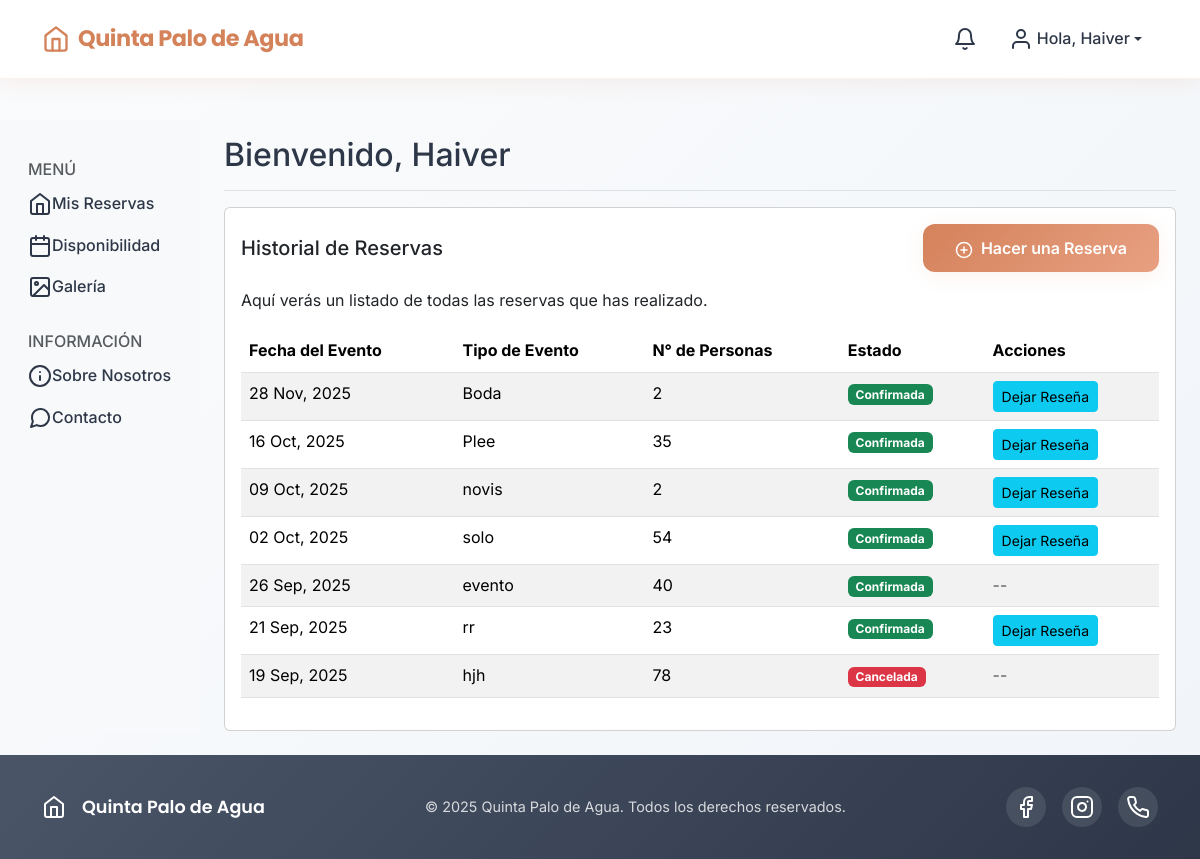
The page /reservas/panel/ (signed in) on the database as committed earlier.
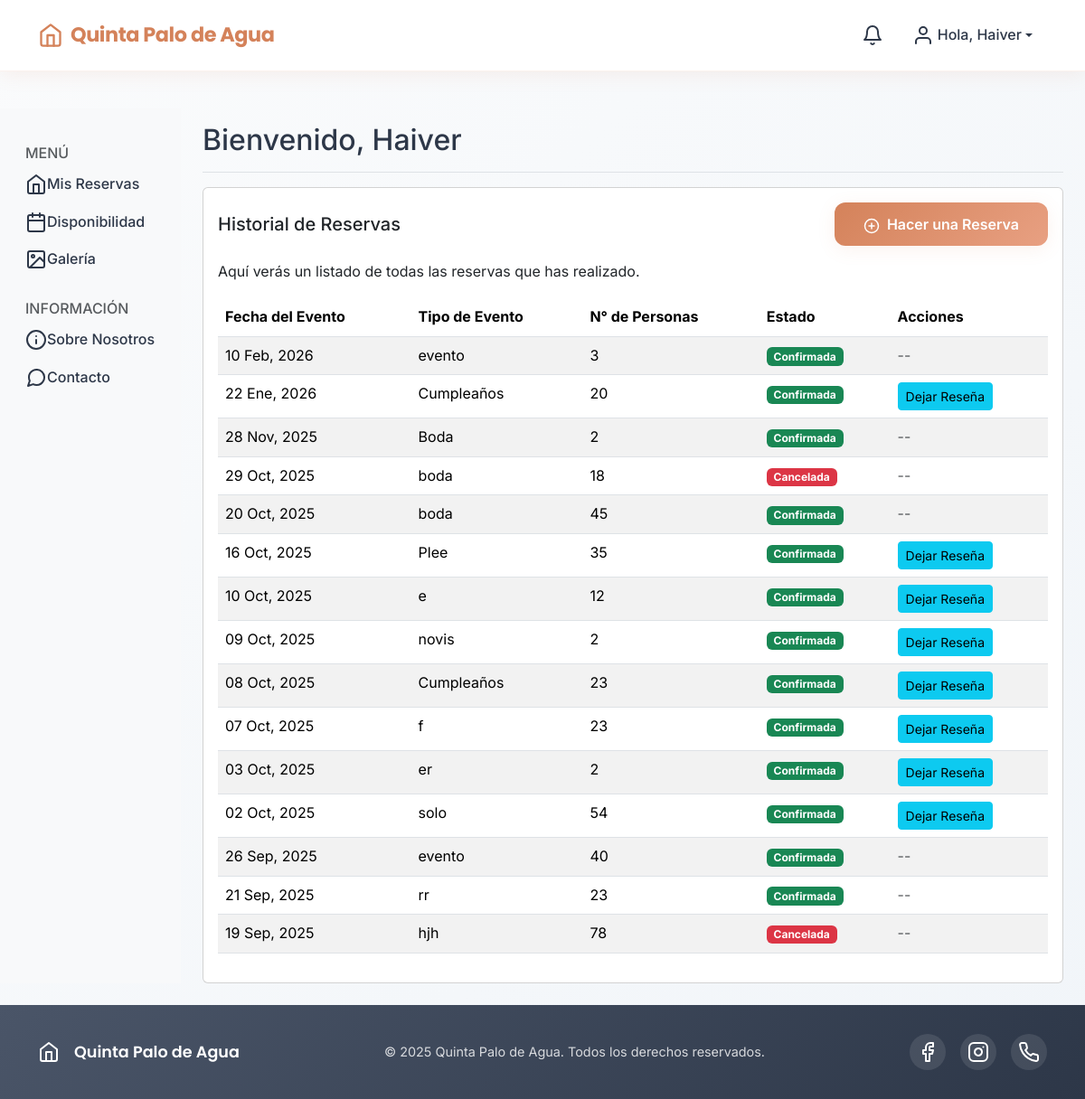
The same page on the database as committed later.
### reservas/models.py (models this page shows, shortened)
class Reserva(models.Model):
    usuario = models.ForeignKey(User, on_delete=models.CASCADE, related_name='reservas')
    fecha_reserva = models.DateField(verbose_name="Fecha del Evento")
    numero_personas = models.PositiveIntegerField(verbose_name="Número de Personas")
    tipo_evento = models.CharField(max_length=100, verbose_name="Tipo de Evento")
    ESTADO_CHOICES = [
        ('pendiente', 'Pendiente'),
        ('esperando_pago', 'Esperando Pago'), # Nuevo estado
        ('confirmada', 'Confirmada'),
        ('cancelada', 'Cancelada'),
    ]
    estado = models.CharField(max_length=15, choices=ESTADO_CHOICES, default='pendiente')
    precio = models.DecimalField(max_digits=10, decimal_places=2, default=0.00, verbose_name="Precio de la Reserva")
    hora_ingreso = models.TimeField(null=True, blank=True, verbose_name="Hora de Ingreso")
    hora_salida = models.TimeField(null=True, blank=True, verbose_name="Hora de Salida")
    detalles_privilegios = models.TextField(blank=True, verbose_name="Privilegios Incluidos", help_text="Ej: Acceso a piscina, 2 habitaciones, uso de la cocina.")
    penalizacion_tardia = models.DecimalField(max_digits=10, decimal_places=2, default=50000.00, verbose_name="Penalización por Hora Extra")
    fecha_esperando_pago = models.DateTimeField(null=True, blank=True, editable=False)
    class Meta:
        ordering = ['-fecha_reserva']

### reservas/views.py (the view)
# urls.py: path('panel/', views.panel_usuario, name='panel_usuario'),
@login_required
def panel_usuario(request):
    reservas = Reserva.objects.filter(usuario=request.user).order_by('-fecha_reserva')
    return render(request, 'reservas/panel.html', {'reservas': reservas})

### templates/reservas/panel.html (shortened to what this page needs)
{% extends 'reservas/panel_base.html' %}
{% block panel_content %}
<div class="d-flex justify-content-between flex-wrap flex-md-nowrap align-items-center pt-3 pb-2 mb-3 border-bottom">
    <h1 class="h2">Bienvenido, {{ user.first_name|default:user.username }}</h1>
</div>
<div class="card">
    <div class="card-body">
        <div class="d-flex justify-content-between align-items-center mb-3">
            <h5 class="card-title mb-0">Historial de Reservas</h5>
            <a href="{% url 'crear_reserva' %}" class="btn btn-principal">
                <span data-feather="plus-circle" style="width:18px; height:18px; margin-right: 4px;"></span>
                Hacer una Reserva
            </a>
        </div>
        <p>Aquí verás un listado de todas las reservas que has realizado.</p>
        <div class="table-responsive">
            <table class="table table-striped table-hover">
                <thead>
                    <tr>
                        <th scope="col">Fecha del Evento</th>
                        <th scope="col">Tipo de Evento</th>
                        <th scope="col">N° de Personas</th>
                        <th scope="col">Estado</th>
                        <th scope="col">Acciones</th>
                    </tr>
                </thead>
                <tbody>
                    {% for reserva in reservas %}
                    <tr>
                        <td>{{ reserva.fecha_reserva|date:"d M, Y" }}</td>
                        <td>{{ reserva.tipo_evento }}</td>
                        <td>{{ reserva.numero_personas }}</td>
                        <td>
                            {% if reserva.estado == 'pendiente' %}
                                <span class="badge bg-warning text-dark">Pendiente</span>
                            {% elif reserva.estado == 'confirmada' %}
                                <span class="badge bg-success">Confirmada</span>
                            {% elif reserva.estado == 'cancelada' %}
                                <span class="badge bg-danger">Cancelada</span>
                            {% endif %}
                        </td>
                        <td>
                            {% if reserva.estado == 'pendiente' %}
                                <form action="{% url 'cancelar_reserva_usuario' reserva.id %}" method="post">
                                    {% csrf_token %}
                                    <button type="submit" class="btn btn-danger btn-sm">Cancelar</button>
                                </form>
                            {% elif reserva.estado == 'confirmada' and not reserva.resena %}
                                <a href="{% url 'crear_resena' reserva.id %}" class="btn btn-info btn-sm">Dejar Reseña</a>
                            {% else %}
                                <span class="text-muted">--</span>
                            {% endif %}
                        </td>
                    </tr>
                    {% empty %}
                    <tr>
                        <td colspan="5" class="text-center">Aún no tienes reservas registradas.</td>
                    </tr>
                    {% endfor %}
                </tbody>
            </table>
        </div>
    </div>
</div>
{% endblock %}

Rows that differ between the two databases and show on the page:
added Reserva: fecha_reserva "10 Feb, 2026", tipo_evento "evento", numero_personas "3", estado "Confirmada"
added Reserva: fecha_reserva "22 Ene, 2026", tipo_evento "Cumpleaños", numero_personas "20", estado "Confirmada"
computed for Reserva "28 Nov, 2025": text "Dejar Reseña" → "--"
added Reserva: fecha_reserva "29 Oct, 2025", tipo_evento "boda", numero_personas "18", estado "Cancelada"
added Reserva: fecha_reserva "20 Oct, 2025", tipo_evento "boda", numero_personas "45", estado "Confirmada"
added Reserva: fecha_reserva "10 Oct, 2025", tipo_evento "e", numero_personas "12", estado "Confirmada"
added Reserva: fecha_reserva "08 Oct, 2025", tipo_evento "Cumpleaños", numero_personas "23", estado "Confirmada"
added Reserva: fecha_reserva "07 Oct, 2025", tipo_evento "f", numero_personas "23", estado "Confirmada"
added Reserva: fecha_reserva "03 Oct, 2025", tipo_evento "er", numero_personas "2", estado "Confirmada"
computed for Reserva "21 Sep, 2025": text "Dejar Reseña" → "--"
